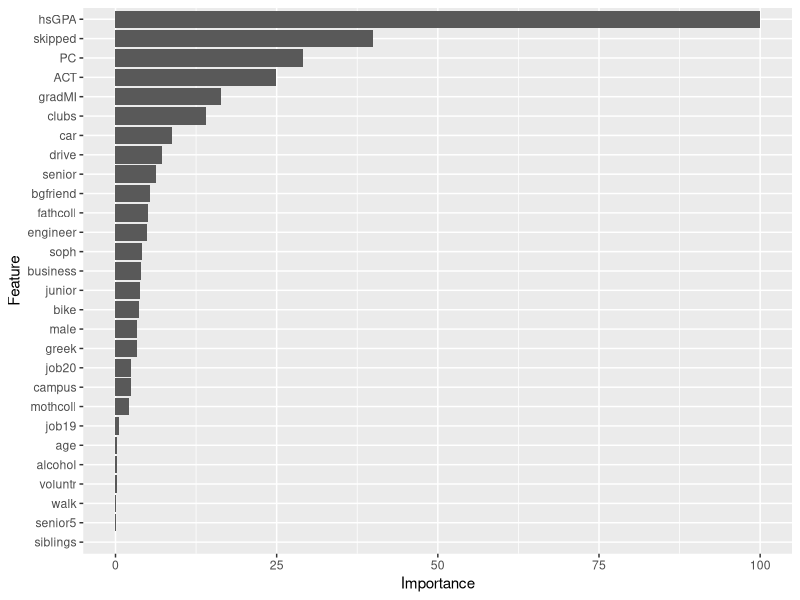
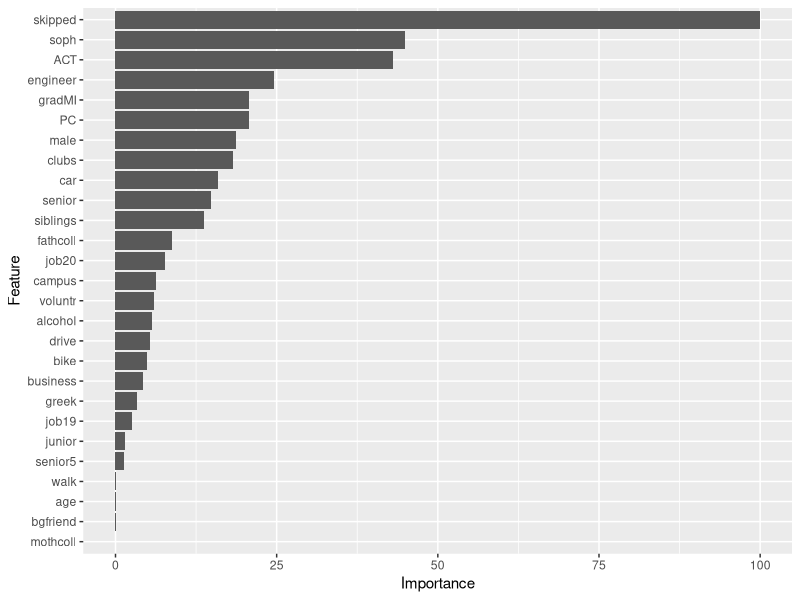
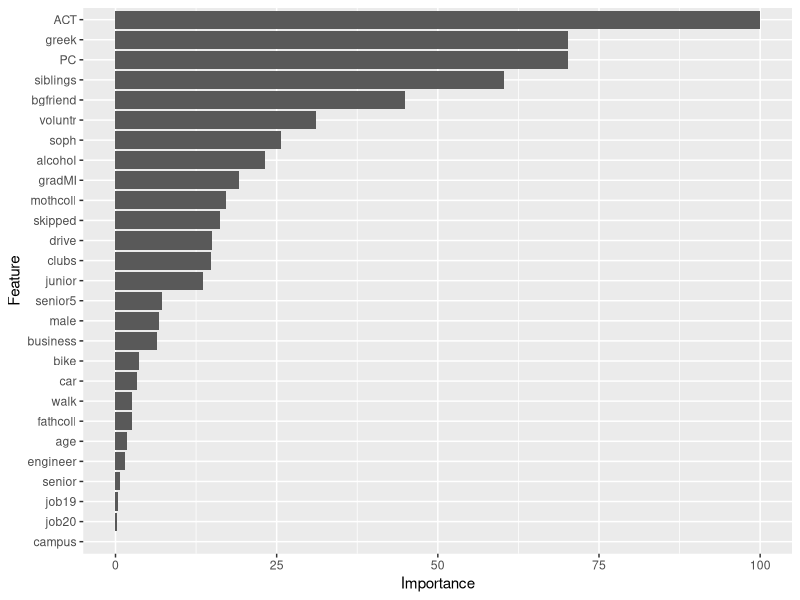
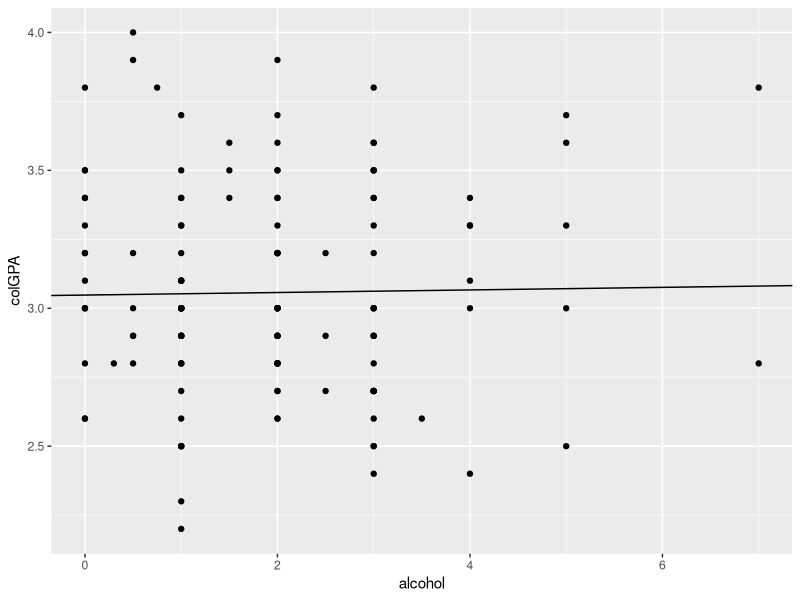

These figures' R source, in order:
if(!require(mlbench)){install.packages("mlbench"); require(mlbench)} # common datasets to use
if(!require(tidyverse)){install.packages("tidyverse"); library(tidyverse)} 
if(!require(modelr)){install.packages("modelr"); library(modelr)} 

# some dependencies for caret that aren't automatically installed
if(!require(ModelMetrics)){install.packages("ModelMetrics"); require(ModelMetrics)}
if(!require(recipes)){install.packages("recipes"); require(recipes)}
if(!require(DEoptimR)){install.packages("DEoptimR"); require(DEoptimR)}

if(!require(caret)){install.packages("caret"); require(caret)} # ML package WITHOUT its dependencies. Should not take as long
if(!require(dplyr)){install.packages("dplyr"); require(dplyr)}
set.seed(370)
if(!require(glmnet)){install.packages("glmnet"); require(glmnet)}
if(!require(caret)){install.packages("caret", dependencies = c("Depends", "Suggests")); require(caret)}

# load data
mich_data <- read.csv("./gpa1.csv")
mich_data <- mich_data %>% dplyr::select(-X)
low_drink <- mich_data %>% filter(alcohol < 3)
high_drink <- mich_data %>% filter(alcohol >= 3)

# Scatterplot

all_plot <- ggplot(mich_data, aes(x = alcohol, y = colGPA))  +
  geom_point()
low_plot <- ggplot(low_drink, aes(x = alcohol, y = colGPA))  +
  geom_point()
high_plot <- ggplot(high_drink, aes(x = alcohol, y = colGPA))  +
  geom_point()

# Feature dplyr::selection

# all data
control <- trainControl(method="repeatedcv", number = 10, repeats = 3)
colGPA_features <- mich_data %>% dplyr::select(-hsGPA)

model1 <- train(colGPA ~., data=mich_data, method = "knn", trControl = control)

importance1 <- varImp(model1)

ggplot(importance1)

# low
control <- trainControl(method="repeatedcv", number = 10, repeats = 3)
colGPA_features_low <- low_drink %>% dplyr::select(-hsGPA)

model_low <- train(colGPA ~., data=colGPA_features_low, method = "knn", trControl = control)

importance_low <- varImp(model_low)

ggplot(importance_low)

# high
control <- trainControl(method="repeatedcv", number = 10, repeats = 3)
colGPA_features_high <- high_drink %>% dplyr::select(-hsGPA)

model_high <- train(colGPA ~., data=colGPA_features_high, method = "knn", trControl = control)

importance_high <- varImp(model_high)

ggplot(importance_high)

# tests

# try t-test for low vs high groups

#model

p <- ggplot(data=mich_data) + geom_point(aes(x=alcohol, y=colGPA)) 
p + geom_abline(slope=0.004655, intercept=3.047889)

#basic linear model

linearMod <- lm(colGPA ~ alcohol, data=mich_data)
linearMod

alc <- mich_data$alcohol
gpa <- mich_data$colGPA
cor(alc,gpa)

# glmnet_grid <- expand.grid(alpha = c(0,  .1,  .2, .4, .6, .8, 1),
#                            lambda = c(1e-6, 1e-5, 1e-4, 1e-3, 1e-2, 1e-1,1))
# glmnet_ctrl <- trainControl(method="cv", number=5)
# glmnet_fit <- train(colGPA ~ ., data=mich_data,
#                     method="glmnet",
#                     tuneGrid=glmnet_grid,
#                     trControl=glmnet_ctrl)
